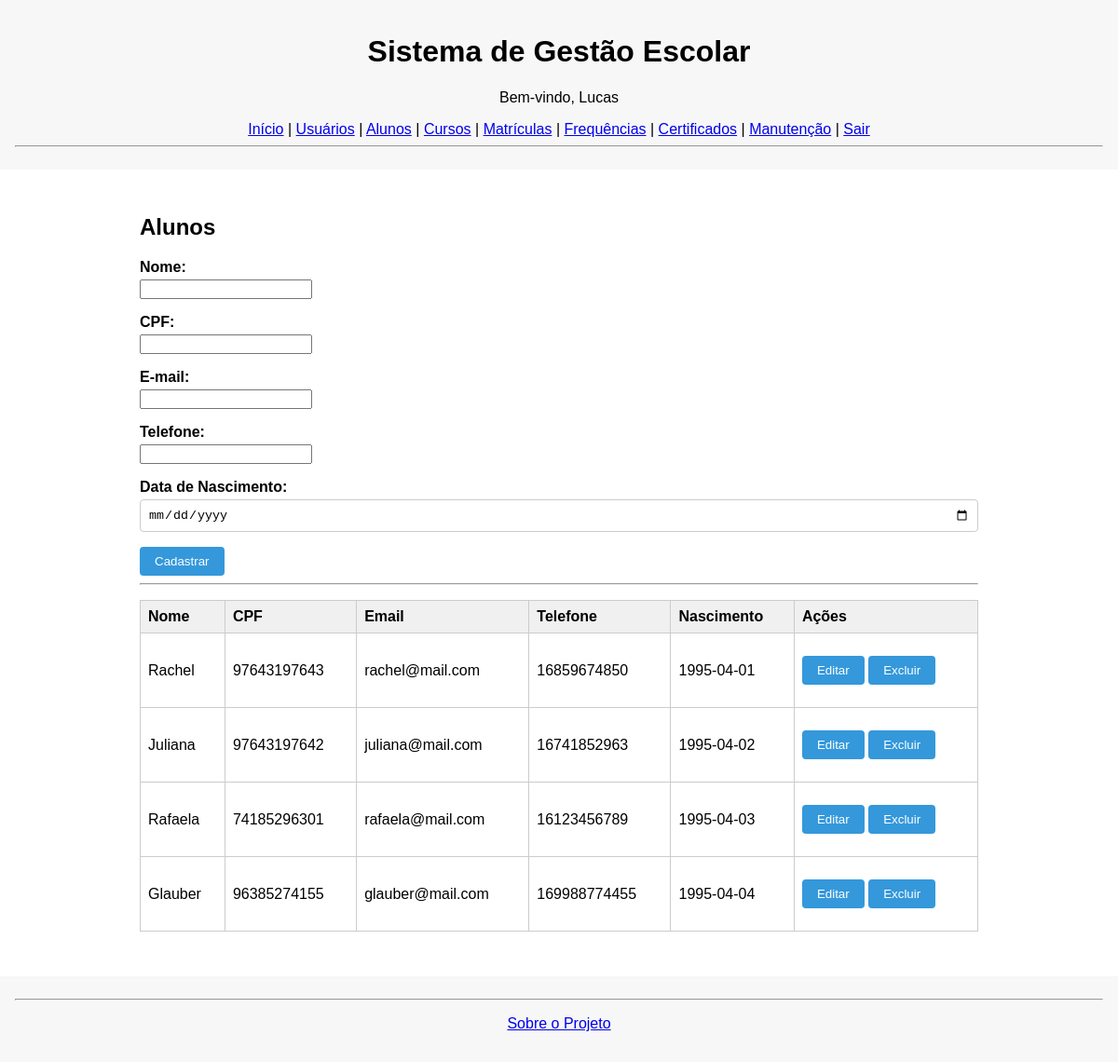
The app's page /alunos (signed in) with its own data.
### tables this page shows
CREATE TABLE alunos (
            id INTEGER PRIMARY KEY AUTOINCREMENT,
            nome TEXT,
            cpf TEXT UNIQUE,
            email TEXT,
            telefone TEXT,
            data_nascimento DATE,
            created_at DATETIME DEFAULT CURRENT_TIMESTAMP
        );

### app.py (the view, shortened to what this page needs)
@app.route('/alunos', methods=['GET', 'POST'])
def alunos():
    if 'usuario' not in session:
        return redirect(url_for('login'))
    alunos = listar_alunos()
    return render_template('alunos.html', alunos=alunos)

### database.py (called while the page is built)
def conectar():
    con = sqlite3.connect('sge.db')
    con.row_factory = sqlite3.Row
    con.execute("PRAGMA foreign_keys = ON")
    return con

def listar_alunos():
    con = conectar()
    cur = con.cursor()
    cur.execute("SELECT * FROM alunos")
    alunos = cur.fetchall()
    con.close()
    return alunos

### templates/alunos.html
{% extends "base.html" %}
{% block content %}
<div class="container">
    <h2>Alunos</h2>
    <form method="POST">
        <div class="form-group"><label>Nome:</label><input name="nome" required></div>
        <div class="form-group"><label>CPF:</label><input name="cpf" required></div>
        <div class="form-group"><label>E-mail:</label><input name="email"></div>
        <div class="form-group"><label>Telefone:</label><input name="telefone"></div>
        <div class="form-group"><label>Data de Nascimento:</label><input type="date" name="data_nascimento" required></div>
        <button type="submit">Cadastrar</button>
    </form>
    <hr>
    <table>
        <thead>
            <tr>
                <th>Nome</th>
                <th>CPF</th>
                <th>Email</th>
                <th>Telefone</th>
                <th>Nascimento</th>
                <th>Ações</th>
            </tr>
        </thead>
        <tbody>
            {% for a in alunos %}
            <tr>
                <td>{{ a.nome }}</td>
                <td>{{ a.cpf }}</td>
                <td>{{ a.email }}</td>
                <td>{{ a.telefone }}</td>
                <td>{{ a.data_nascimento }}</td>
                <td>
                    <form action="{{ url_for('editar_aluno', id=a.id) }}" method="get" style="display:inline;">
                        <button type="submit" class="btn">Editar</button>
                    </form>
                    <form action="{{ url_for('excluir_aluno_view', id=a.id) }}" method="post" style="display:inline;">
                        <button type="submit" class="btn" onclick="return confirm('Deseja excluir este aluno?')">Excluir</button>
                    </form>
                </td>
            </tr>
            {% endfor %}
        </tbody>
    </table>
</div>
{% endblock %}

### static/css/style.css (style rules this page uses)
body { font-family: Arial, sans-serif; margin: 0; padding: 0; background-color: #ffffff; }
.container { max-width: 900px; margin: 2rem auto; padding: 1rem; background: #fff; border-radius: 8px; }
h2, h3 { margin-top: 0; }
.form-group { margin-bottom: 1rem; }
label { display: block; margin-bottom: 0.25rem; font-weight: bold; }
input[type="text"], input[type="email"], input[type="password"], input[type="date"], input[type="number"], select, textarea { width: 100%; padding: 0.5rem; box-sizing: border-box; border: 1px solid #ccc; border-radius: 4px; }
button, input[type="submit"] { padding: 0.5rem 1rem; background-color: #3498db; color: #fff; border: none; border-radius: 4px; cursor: pointer; }
table { width: 100%; border-collapse: collapse; margin-top: 1rem; }
th, td { border: 1px solid #ccc; padding: 0.5rem; text-align: left; }
th { background-color: #f0f0f0; }
.btn { display: inline-block; margin: 1rem 0; padding: 0.5rem 1rem; background-color: #3498db; color: white; text-decoration: none; border-radius: 4px; }

### records on screen
alunos: nome "Rachel", cpf "97643197643", email "rachel@mail.com", telefone "16859674850", data_nascimento "1995-04-01"
alunos: nome "Juliana", cpf "97643197642", email "juliana@mail.com", telefone "16741852963", data_nascimento "1995-04-02"
alunos: nome "Rafaela", cpf "74185296301", email "rafaela@mail.com", telefone "16123456789", data_nascimento "1995-04-03"
alunos: nome "Glauber", cpf "96385274155", email "glauber@mail.com", telefone "169988774455", data_nascimento "1995-04-04"

### other values on screen
{{ session['usuario'] }} "Lucas"
